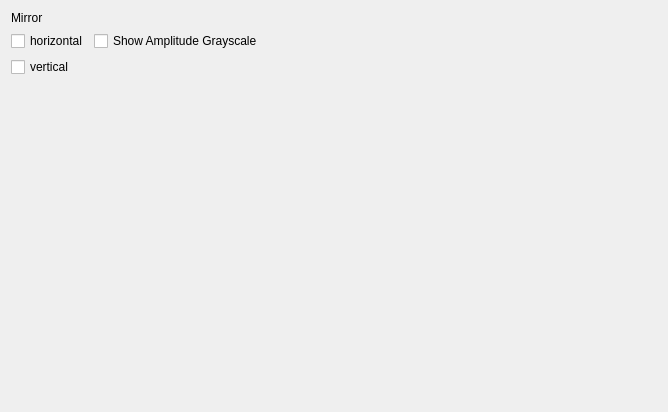
<?xml version="1.0" encoding="UTF-8"?>
<ui version="4.0">
 <class>WidgetData</class>
 <widget class="QWidget" name="WidgetData">
  <property name="geometry">
   <rect>
    <x>0</x>
    <y>0</y>
    <width>664</width>
    <height>412</height>
   </rect>
  </property>
  <property name="sizePolicy">
   <sizepolicy hsizetype="Preferred" vsizetype="Preferred">
    <horstretch>2</horstretch>
    <verstretch>2</verstretch>
   </sizepolicy>
  </property>
  <property name="windowTitle">
   <string>Form</string>
  </property>
  <layout class="QVBoxLayout" name="verticalLayout">
   <item>
    <layout class="QGridLayout" name="gridLayout">
     <item row="4" column="2">
      <spacer name="verticalSpacer">
       <property name="orientation">
        <enum>Qt::Vertical</enum>
       </property>
       <property name="sizeType">
        <enum>QSizePolicy::Minimum</enum>
       </property>
       <property name="sizeHint" stdset="0">
        <size>
         <width>20</width>
         <height>40</height>
        </size>
       </property>
      </spacer>
     </item>
     <item row="1" column="2">
      <spacer name="horizontalSpacer">
       <property name="orientation">
        <enum>Qt::Horizontal</enum>
       </property>
       <property name="sizeHint" stdset="0">
        <size>
         <width>40</width>
         <height>20</height>
        </size>
       </property>
      </spacer>
     </item>
     <item row="0" column="0">
      <widget class="QLabel" name="label">
       <property name="text">
        <string>Mirror</string>
       </property>
      </widget>
     </item>
     <item row="1" column="0">
      <widget class="QCheckBox" name="checkBoxMirrorHorizontal">
       <property name="text">
        <string>horizontal</string>
       </property>
      </widget>
     </item>
     <item row="1" column="1">
      <widget class="QCheckBox" name="checkBoxAmplitudeGrayscale">
       <property name="text">
        <string>Show Amplitude Grayscale</string>
       </property>
      </widget>
     </item>
     <item row="2" column="0">
      <widget class="QCheckBox" name="checkBoxMirrorVertical">
       <property name="text">
        <string>vertical</string>
       </property>
      </widget>
     </item>
    </layout>
   </item>
   <item>
    <layout class="QGridLayout" name="gridLayout_2">
     <item row="0" column="0">
      <widget class="QLabel" name="labelLeftImage">
       <property name="sizePolicy">
        <sizepolicy hsizetype="Preferred" vsizetype="Preferred">
         <horstretch>10</horstretch>
         <verstretch>10</verstretch>
        </sizepolicy>
       </property>
       <property name="minimumSize">
        <size>
         <width>320</width>
         <height>240</height>
        </size>
       </property>
       <property name="text">
        <string/>
       </property>
      </widget>
     </item>
     <item row="0" column="1">
      <widget class="QLabel" name="labelRightImage">
       <property name="sizePolicy">
        <sizepolicy hsizetype="Preferred" vsizetype="Preferred">
         <horstretch>10</horstretch>
         <verstretch>10</verstretch>
        </sizepolicy>
       </property>
       <property name="minimumSize">
        <size>
         <width>320</width>
         <height>240</height>
        </size>
       </property>
       <property name="text">
        <string/>
       </property>
      </widget>
     </item>
    </layout>
   </item>
  </layout>
 </widget>
 <resources/>
 <connections/>
</ui>
